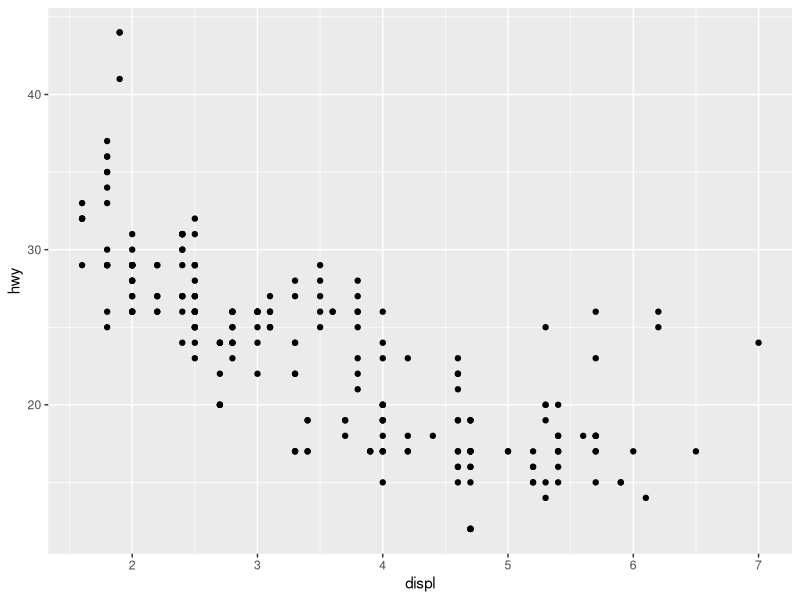
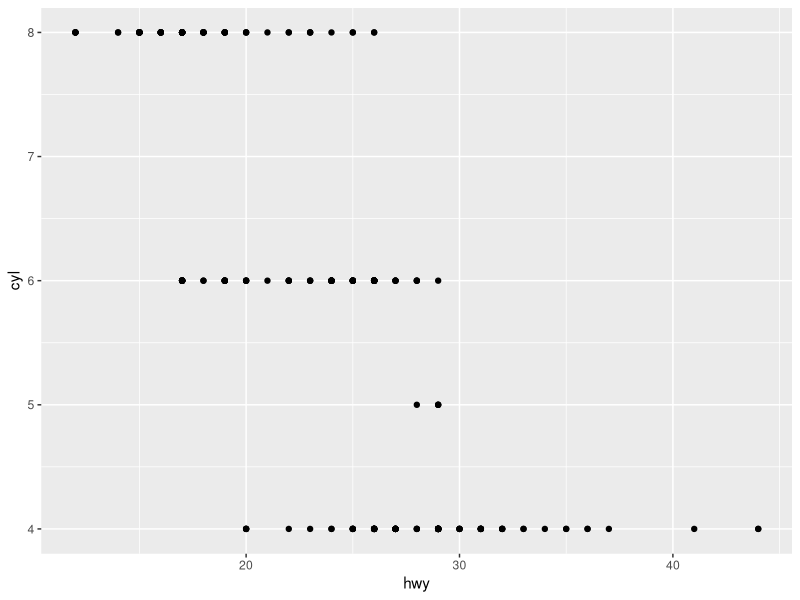
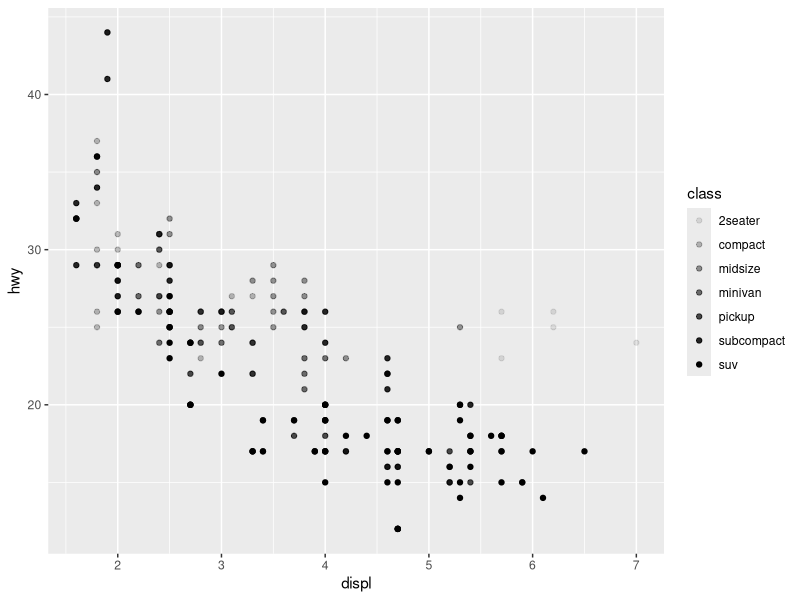
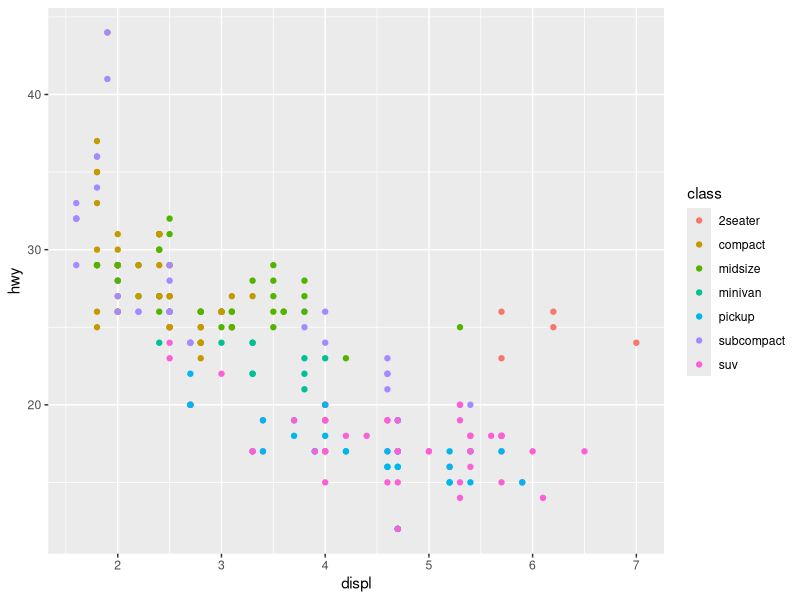
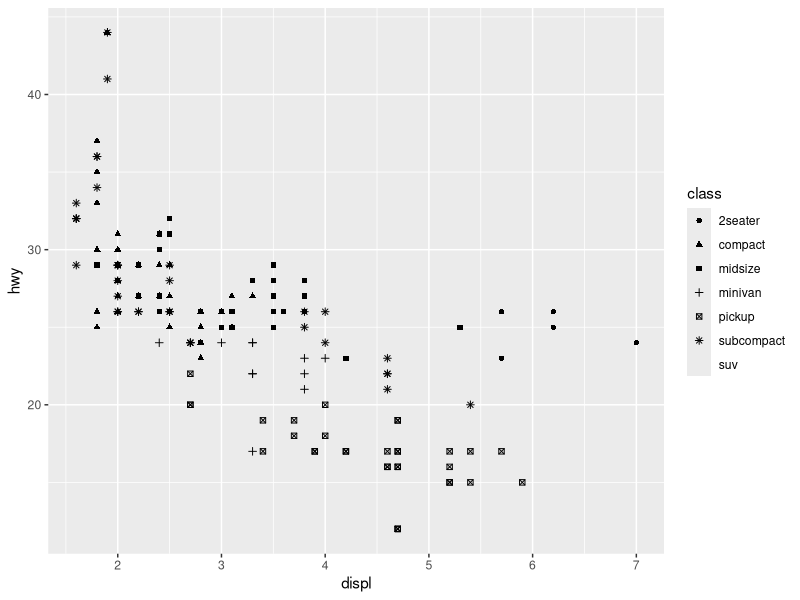
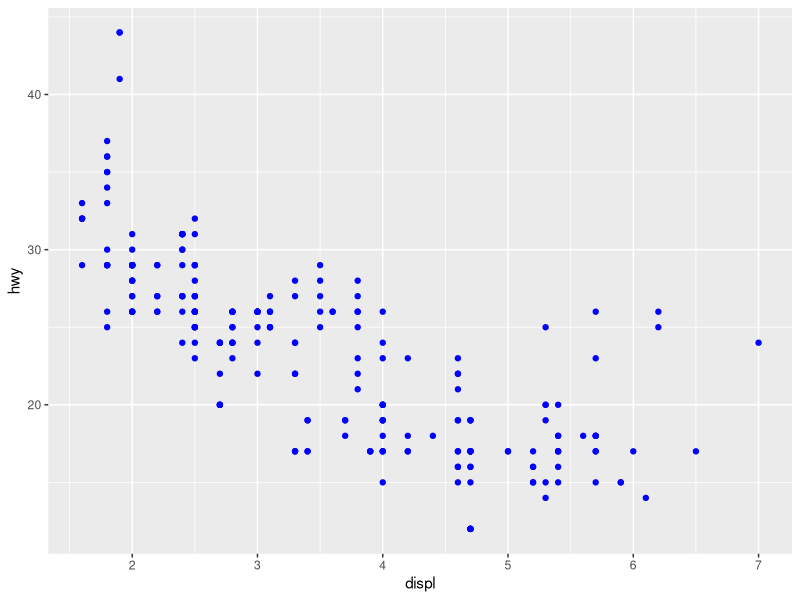
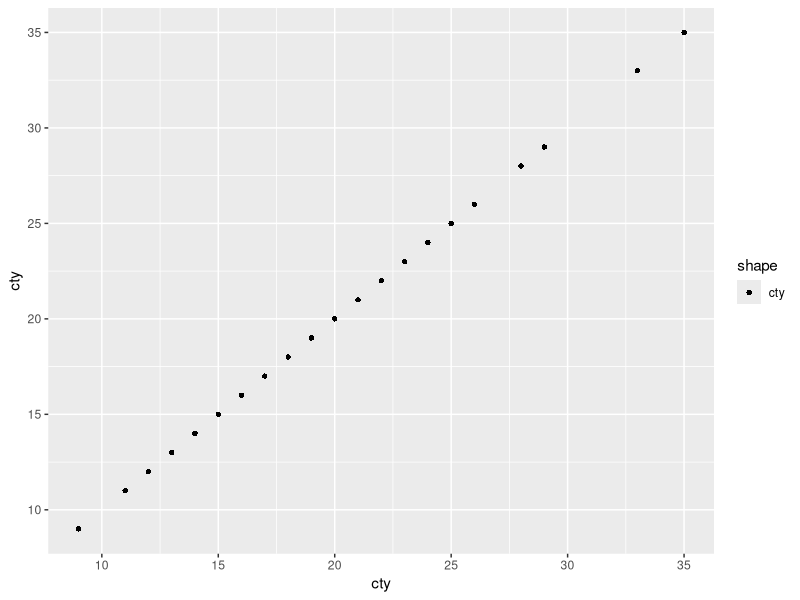
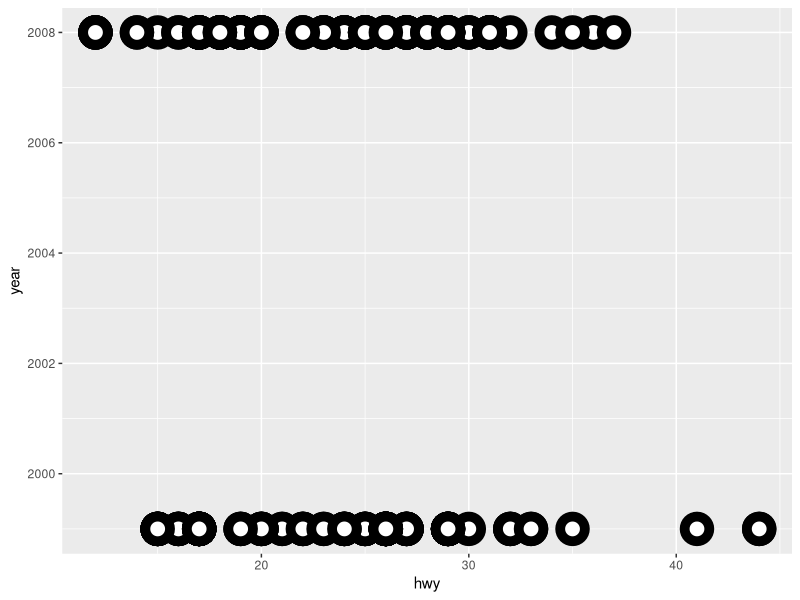

The R source for these figures, in order: (Note: this script raises an error after producing the figures.)
# clear the environment
rm(list = ls())
# Book reference: http://r4ds.had.co.nz/data-visualisation.html#geometric-objects
# load the libraries
library(tidyverse)
head(mpg)
ggplot(data = mpg)+
  geom_point(mapping = aes(x=displ, y=hwy)) # negative relationship 
?mpg
dim(mpg)
str(mpg)

# Aesthetic mappings
ggplot(data = mpg)+
  geom_point(mapping=aes(x=hwy, y=cyl)) # this scatterplot is not useful as it does not show any trend or relationship

ggplot(data = mpg)+
  geom_point(mapping = aes(x=displ, y=hwy, alpha=class)) # where alpha aesthetic controls the shape of the points
ggplot(data = mpg)+
  geom_point(mapping = aes(x=displ, y=hwy, colour=class))
ggplot(data = mpg)+
  geom_point(mapping = aes(x=displ, y=hwy, shape=class))
ggplot(data = mpg)+
  geom_point(mapping = aes(x=displ, y=hwy),colour="blue")

ggplot(data = mpg)+
  geom_point(mapping = aes(x=cty, y=cty,shape="cty"))
?geom_point

ggplot(data = mpg, aes(hwy,year))+
  geom_point(shape=21, colour="black", fill="white",size=5, stroke=5)

ggplot(data = mpg)+
  geom_point(mapping = aes(x=cty, y=cty,colour=displ<5))

# Facets

# Note: The variable that you pass to facet_wrap() should be discrete or categorical
ggplot(data=mpg)+
  geom_point(mapping = aes(x=displ, y=hwy))+
  facet_wrap(~class, nrow = 2)

# To facet your plot on the combination of two variables, add facet_grid() to your plot call. 
ggplot(data = mpg)+
  geom_point(mapping = aes(x=displ, y=hwy))+
  facet_grid(drv~cyl)

#If you prefer to not facet in the rows or columns dimension, use a . instead of a variable name, e.g. + facet_grid(. ~ cyl)
ggplot(data=mpg)+
  geom_point(mapping = aes(x=displ, y=hwy))+
  facet_grid(.~cyl)

# lets try to facet a continuous variable
ggplot(data=mpg)+
  geom_point(mapping = aes(x=displ, y=hwy))+
  facet_wrap(~hwy, nrow=2) # The continuous variable is plotted but the plot is nonsense

# what do the empty cells in the following plot mean?
ggplot(data = mpg) + 
  geom_point(mapping = aes(x = drv, y = cyl)) # I think the empty cells indicate missing values

# what plots the following code make?
ggplot(data = mpg) + 
  geom_point(mapping = aes(x = displ, y = hwy)) +
  facet_grid(drv ~ .)

# left
ggplot(data = mpg) + 
  geom_point(mapping = aes(x = displ, y = hwy))

# right
ggplot(data = mpg) + 
  geom_smooth(mapping = aes(x = displ, y = hwy)) # You could set the shape of a point, but you couldn’t set the “shape” of a line. On the other hand, you could set the linetype of a line. geom_smooth() will draw a different line, with a different linetype, for each unique value of the variable that you map to linetype.

ggplot(data = mpg) + 
  geom_smooth(mapping = aes(x = displ, y = hwy, linetype=drv))

ggplot(data = mpg) +
  geom_smooth(mapping = aes(x = displ, y = hwy))

ggplot(data = mpg) +
  geom_smooth(mapping = aes(x = displ, y = hwy))+
  geom_smooth(mapping = aes(x = displ, y = hwy, group = drv))+
  facet_wrap(~class, nrow = 1)

ggplot(data = mpg, mapping = aes(x=displ, y=hwy))+ # global mapping
  geom_point()+
  geom_smooth()

# If you place mappings in a geom function, ggplot2 will treat them as local mappings for the layer.
# It will use these mappings to extend or overwrite the global mappings for that layer only. 
# This makes it possible to display different aesthetics in different layers.
ggplot(data=mpg, mapping = aes(x=displ, y=hwy))+
  geom_point(mapping = aes(colour=class))+
  geom_smooth()
# The local data argument in geom_smooth() overrides the global data argument in ggplot() for that layer only.
ggplot(data = mpg, mapping = aes(x=displ, y=hwy))+
  geom_point(mapping = aes(colour=class))+
  geom_smooth(data = filter(mpg, class=="subcompact"), se=FALSE)

ggplot(data = mpg, mapping = aes(x = displ, y = hwy, color = drv)) + 
  geom_point() + 
  geom_smooth(se=FALSE)

# Question: Will these two graphs look different? Why/why not?
ggplot(data = mpg, mapping = aes(x = displ, y = hwy)) + 
  geom_point() + 
  geom_smooth()

ggplot() + 
  geom_point(data = mpg, mapping = aes(x = displ, y = hwy)) + 
  geom_smooth(data = mpg, mapping = aes(x = displ, y = hwy))

# Exercise: Chapter 3.6.1- Geometric objects
# Question 6
ggplot(data = mpg,mapping = aes(x=displ, y=hwy))+
  geom_point(shape=21, fill="black", size=5)+
  geom_smooth(se=FALSE)

ggplot(data=mpg, mapping = aes(x=displ, y=hwy))+
  geom_point(mapping = aes(x = displ, y = hwy))+
  geom_smooth(mapping = aes(colour=hwy), se=FALSE)
## Note: the question 6 exercise is incomplete

# 3.7: Statistical Transformations
str(diamonds)

ggplot(data = diamonds)+
  geom_bar(mapping = aes(x=cut))
ggplot(data = diamonds)+
  stat_count(mapping = aes(x=cut))

ggplot(data = diamonds) + 
  geom_bar(mapping = aes(x = cut, y = ..prop.., group = 1))

ggplot(data = diamonds) + 
  stat_summary(
    mapping = aes(x = cut, y = depth),
    fun.ymin = min,
    fun.ymax = max,
    fun.y = median
  )
?stat_summary
## Exercise 3.7.1
## Ans. The default geom to stat_summary() is pointrange 
ggplot(data = diamonds) + 
  geom_pointrange(mapping = aes(x=carat, y=depth,
                                ymin = min,
                                ymax = max))
ggplot(data = diamonds)+
  geom_col(mapping = aes(x=cut, y=depth))

## position = "dodge" places overlapping objects directly beside one another. This makes it easier to compare individual values.
ggplot(data=diamonds)+
  geom_bar(mapping = aes(x=cut, fill=clarity)) # generates a stacked bar graph
ggplot(data=diamonds)+
  geom_bar(mapping = aes(x=cut, fill= clarity), position="dodge") # better bar plot

## overplotting is when some values clump together. position = "jitter" adds a small amount of random noise to each point. This spreads the points out because no two points are likely to receive the same amount of random noise.
ggplot(data=mpg)+
  geom_point(mapping = aes(x=displ, y=hwy), position="jitter")
